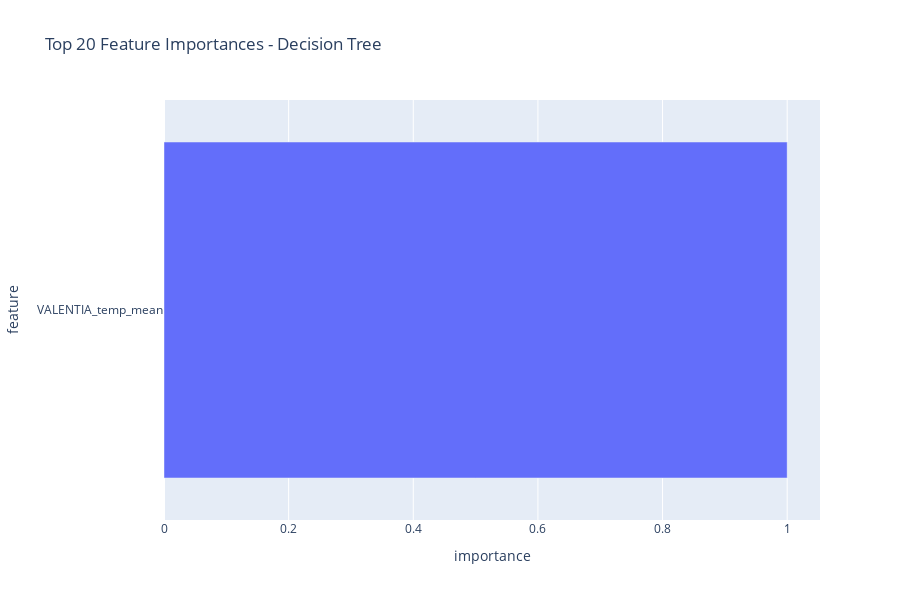

Notebook code cell kept with this figure:
### Code cell
# Feature importance visualization
if hasattr(best_model, 'feature_importances_'):
    importance_df = pd.DataFrame({
        'feature': X_train.columns,
        'importance': best_model.feature_importances_
    }).sort_values('importance', ascending=False).head(20)
    
    fig = px.bar(importance_df, y='feature', x='importance', orientation='h',
                title=f'Top 20 Feature Importances - {best_model_name}')
    fig.update_layout(height=600)
    fig.show()
elif hasattr(best_model, 'coef_'):
    # For linear models
    coef = best_model.coef_[0] if len(best_model.coef_.shape) > 1 else best_model.coef_
    
    coef_df = pd.DataFrame({
        'feature': X_train.columns,
        'coefficient': np.abs(coef)
    }).sort_values('coefficient', ascending=False).head(20)
    
    fig = px.bar(coef_df, y='feature', x='coefficient', orientation='h',
                title=f'Top 20 Feature Coefficients - {best_model_name}')
    fig.update_layout(height=600)
    fig.show()

### Figure 1 — Plotly figure (JSON) as saved in the notebook; plotly's stock layout.template omitted (floating-point values rounded to 4 significant figures)
{"data": [{"alignmentgroup": "True", "hovertemplate": "importance=%{x}<br>feature=%{y}<extra></extra>", "legendgroup": "", "marker": {"color": "#636efa", "pattern": {"shape": ""}}, "name": "", "offsetgroup": "", "orientation": "h", "showlegend": false, "textposition": "auto", "type": "bar", "x": [1], "xaxis": "x", "y": ["VALENTIA_temp_mean"], "yaxis": "y"}], "layout": {"barmode": "relative", "height": 600, "legend": {"tracegroupgap": 0}, "title": {"text": "Top 20 Feature Importances - Decision Tree"}, "xaxis": {"anchor": "y", "domain": [0, 1], "title": {"text": "importance"}}, "yaxis": {"anchor": "x", "domain": [0, 1], "title": {"text": "feature"}}}}
